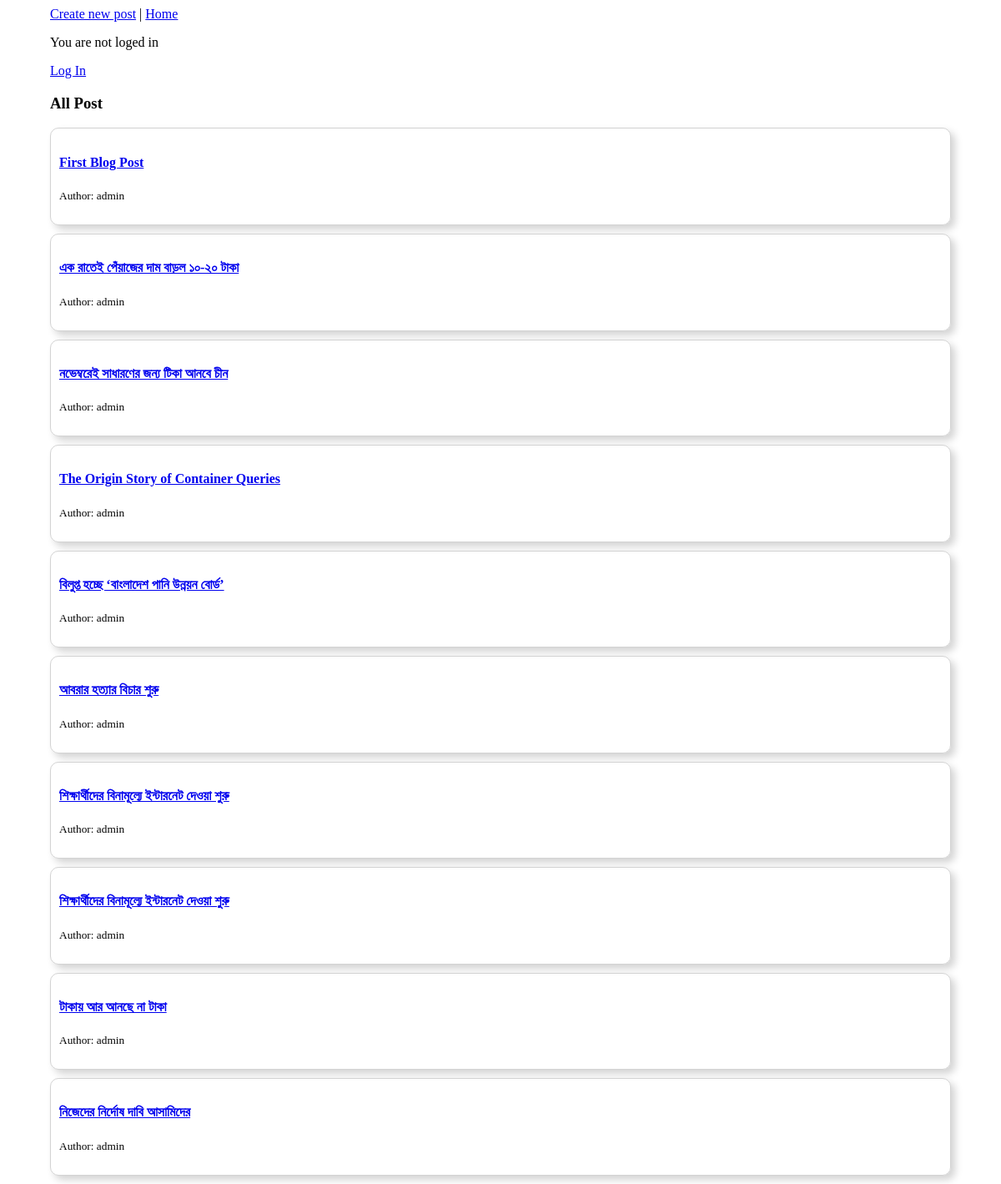
/, run on an earlier commit of the app's database.
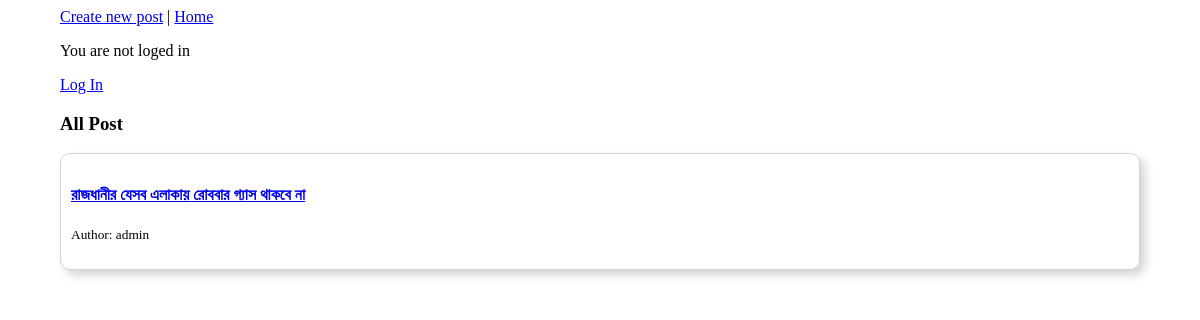
And on a later commit of the database.
### blog/models.py (models this page shows, shortened)
class Post(models.Model):
    title = models.CharField(blank=False, max_length=200)
    author = models.ForeignKey('auth.User', on_delete=models.CASCADE)
    body = models.TextField(blank=False)
    created_date = models.DateTimeField(auto_now_add=True)
    updated_date = models.DateTimeField(auto_now=True)
    slug = AutoSlugField(populate_from=lambda instance: instance.title,
                         unique_with=['title', 'author'],
                         slugify=lambda value: value.replace(' ','-'),
                          )

### blog/views.py (the view)
# urls.py: path('', PostListView.as_view(), name='home'),
class PostListView(ListView):
    context_object_name = 'all_post'
    model = Post
    template_name = 'blog/home.html'

### templates/blog/home.html
{% extends "blog/base.html" %}
{% block content_block %}
<h3>All Post</h3>
{% for post in all_post %}
  <div class="">
    <h4><a href="{% url 'blog:detail' post.slug %}">{{post.title}}</a> </h4>
    <p> <small> Author: {{post.author}}</small> </p>
  </div>
{% endfor %}
{% endblock %}

What changed in the data, as far as the page shows it:
removed Post: title "এক রাতেই পেঁয়াজের দাম বাড়ল ১০-২০ টাকা", author "admin"
removed Post: title "নভেম্বরেই সাধারণের জন্য টিকা আনবে চীন", author "admin"
removed Post: title "The Origin Story of Container Queries", author "admin"
removed Post: title "বিলুপ্ত হচ্ছে ‘বাংলাদেশ পানি উন্নয়ন বোর্ড’", author "admin"
removed Post: title "আবরার হত্যার বিচার শুরু", author "admin"
removed Post: title "শিক্ষার্থীদের বিনামূল্যে ইন্টারনেট দেওয়া শুরু", author "admin"
removed Post: title "শিক্ষার্থীদের বিনামূল্যে ইন্টারনেট দেওয়া শুরু", author "admin"
removed Post: title "টাকায় আর আনছে না টাকা", author "admin"
removed Post: title "নিজেদের নির্দোষ দাবি আসামিদের", author "admin"
changed Post "admin": title "First Blog Post" → "রাজধানীর যেসব এলাকায় রোববার গ্যাস থাকবে না"
